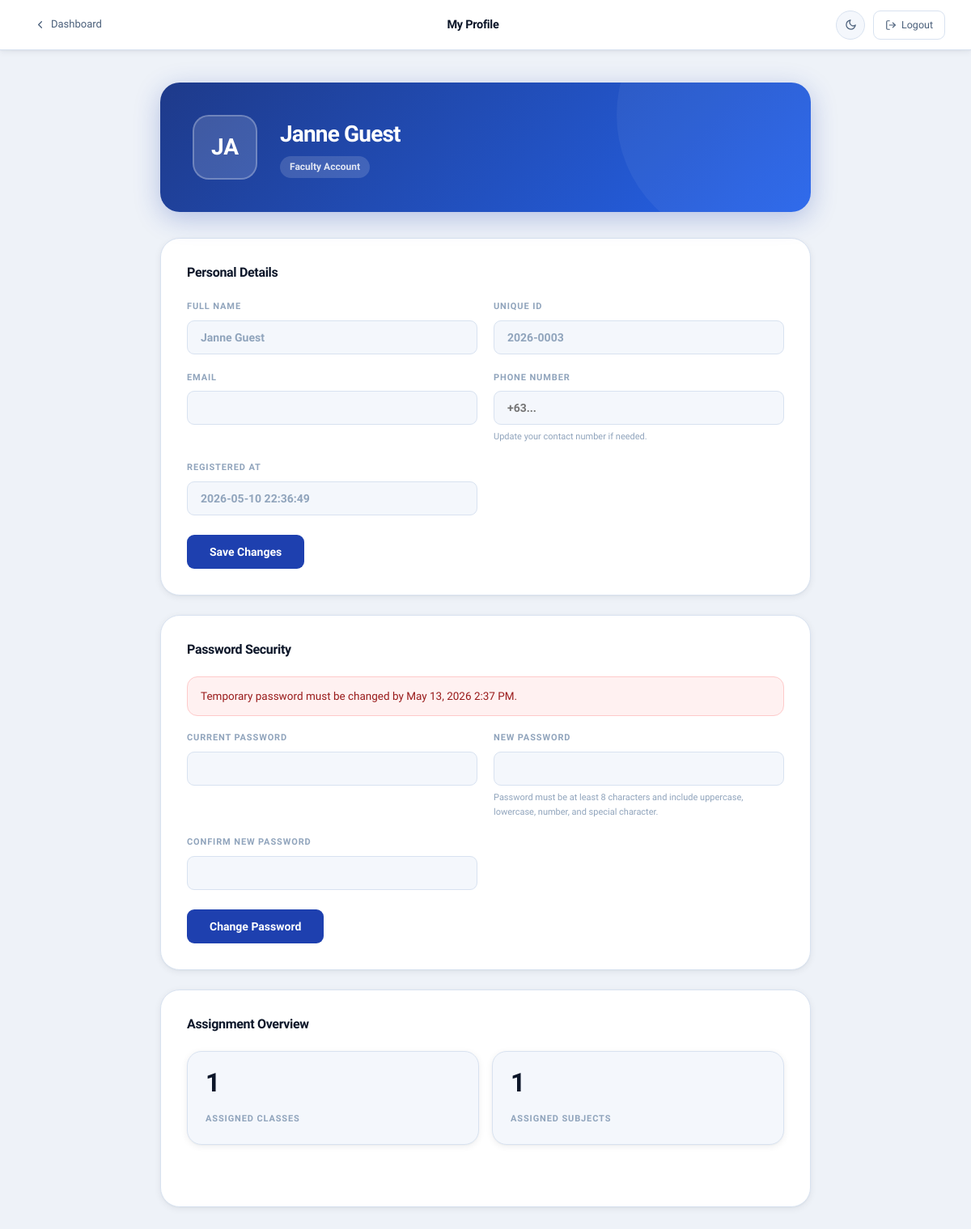
The app's page /role_faculty_profile.php?error=empty_fields (signed in) with its own data.
### tables this page shows
CREATE TABLE `users` (
  `id` int(10) UNSIGNED NOT NULL,
  `request_id` varchar(20) NOT NULL COMMENT 'Temp registration ID (REQ-XXXXXXXX), kept for audit trail',
  `authorized_person_id` varchar(36) DEFAULT NULL,
  `firstname` varchar(100) NOT NULL,
  `lastname` varchar(100) NOT NULL,
  `fullname` varchar(201) NOT NULL,
  `phonenumber` varchar(255) NOT NULL COMMENT 'Encrypted at application layer',
  `username` varchar(10) NOT NULL COMMENT 'Permanent ID — YY-XXXX format — set once on approval, NEVER updated',
  `email` varchar(255) NOT NULL COMMENT 'Encrypted at application layer',
  `password` varchar(255) DEFAULT NULL COMMENT 'bcrypt hash — NULL until approved',
  `role` enum('student','faculty','admin') NOT NULL,
  `status` enum('pending','active','disabled') NOT NULL DEFAULT 'pending',
  `activation_request` tinyint(1) NOT NULL DEFAULT 1,
  `registered_at` datetime NOT NULL DEFAULT current_timestamp(),
  `activated_at` datetime DEFAULT NULL COMMENT 'Set when admin approves the account',
  `must_change_password` tinyint(1) NOT NULL DEFAULT 0,
  `temp_password_expires_at` int(11) DEFAULT NULL,
  `disabled_reason` varchar(100) DEFAULT NULL,
  `disabled_at` datetime DEFAULT NULL,
  `otp` varchar(6) DEFAULT NULL,
  `otp_expiry` int(11) DEFAULT NULL,
  `disabled_by` varchar(100) DEFAULT NULL,
  `enabled_by` varchar(100) DEFAULT NULL,
  `enabled_at` datetime DEFAULT NULL,
  `password_changed_at` datetime DEFAULT NULL
);

### cryptograph_process.php (called while the page is built, shortened)
<?php
function decryptData($data) {
    $key = hash('sha256', SECRET_KEY);
    $iv = substr(hash('sha256', 'iv_secret'), 0, 16);
    return openssl_decrypt($data, 'AES-256-CBC', $key, 0, $iv);
}
?>

### auth_helpers.php (called while the page is built, shortened)
<?php
require_once __DIR__ . '/cryptograph_process.php';
function passwordPolicyMessage(): string
{
    return 'Password must be at least 8 characters and include uppercase, lowercase, number, and special character.';
}

### role_faculty_profile.php (the view, shortened to what this page needs)
<?php
require 'auth_helpers.php';
$username = $_SESSION['username'];
require_once __DIR__ . '/db.php';
$stmt = $pdo->prepare("SELECT * FROM users WHERE username = ? LIMIT 1");
$stmt->execute([$username]);
$currentUser = $stmt->fetch(PDO::FETCH_ASSOC);
$enrolledClasses = $pdo->prepare(
    "SELECT DISTINCT c.* FROM classes c
     INNER JOIN subjects s ON s.class_id = c.id
     WHERE s.faculty = ?"
);
$enrolledClasses->execute([$username]);
$enrolledClassList = $enrolledClasses->fetchAll(PDO::FETCH_ASSOC);
$subStmt = $pdo->prepare("SELECT COUNT(*) FROM subjects WHERE faculty = ?");
$subStmt->execute([$username]);
$subjectsCount = (int)$subStmt->fetchColumn();
$displayName        = $currentUser['display_name'] ?? $currentUser['fullname'] ?? $username;
$fullname           = $currentUser['fullname'] ?? '';
$email              = decryptData($currentUser['email'] ?? '');
$phone              = decryptData($currentUser['phonenumber'] ?? '');
$registeredAt       = $currentUser['registered_at'] ?? '-';
$initials           = strtoupper(substr($displayName, 0, 2));
$mustChangePassword = !empty($currentUser['must_change_password']);
$passwordDeadline   = !empty($currentUser['temp_password_expires_at'])
                      ? date('M j, Y g:i A', (int)$currentUser['temp_password_expires_at'])
                      : null;
?>
<!DOCTYPE html>
<html lang="en">
<head>
    <link rel="stylesheet" href="style.css">
</head>
<body>
<div class="page-wrapper">
    <header class="page-header">
        <a href="dashboard.php" class="page-header-back">
            <svg viewBox="0 0 24 24" fill="none" stroke="currentColor" stroke-width="2.5"><polyline points="15 18 9 12 15 6"/></svg>
            Dashboard
        </a>
        <span class="page-header-title">My Profile</span>
        <div class="header-actions">
            <button class="theme-toggle" aria-label="Toggle theme">
                <svg class="icon-moon" viewBox="0 0 24 24" fill="none" stroke="currentColor" stroke-width="2"><path d="M21 12.79A9 9 0 1 1 11.21 3 7 7 0 0 0 21 12.79z"/></svg>
            </button>
            <a href="logout.php" class="logout-btn">
                <svg viewBox="0 0 24 24" width="13" height="13" fill="none" stroke="currentColor" stroke-width="2" stroke-linecap="round" stroke-linejoin="round"><path d="M9 21H5a2 2 0 0 1-2-2V5a2 2 0 0 1 2-2h4"/><polyline points="16 17 21 12 16 7"/><line x1="21" y1="12" x2="9" y2="12"/></svg>
                Logout
            </a>
        </div>
    </header>
    <main class="page-content">
        <section class="profile-hero">
            <div class="profile-avatar-lg"><?= htmlspecialchars($initials) ?></div>
            <div class="profile-hero-text">
                <div class="profile-hero-name"><?= htmlspecialchars($displayName) ?></div>
                <div class="profile-hero-role">Faculty Account</div>
            </div>
        </section>
        <section class="profile-section">
            <h2 class="profile-section-title">Personal Details</h2>
            <form method="POST">
                <div class="form-grid">
                    <div class="form-field">
                        <label>Full Name</label>
                        <input type="text" value="<?= htmlspecialchars($fullname) ?>" disabled>
                    </div>
                    <div class="form-field">
                        <label>Unique ID</label>
                        <input type="text" value="<?= htmlspecialchars($username) ?>" disabled>
                    </div>
                    <div class="form-field">
                        <label>Email</label>
                        <input type="text" value="<?= htmlspecialchars($email) ?>" disabled>
                    </div>
                    <div class="form-field">
                        <label>Phone Number</label>
                        <input type="text" name="phonenumber" value="<?= htmlspecialchars($phone) ?>" placeholder="+63...">
                        <div class="field-hint">Update your contact number if needed.</div>
                    </div>
                    <div class="form-field">
                        <label>Registered At</label>
                        <input type="text" value="<?= htmlspecialchars($registeredAt) ?>" disabled>
                    </div>
                </div>
                <button type="submit" name="save_profile" class="save-btn">Save Changes</button>
            </form>
        </section>
        <section class="profile-section">
            <h2 class="profile-section-title">Password Security</h2>
            <?php if ($mustChangePassword && $passwordDeadline): ?>
                <div class="alert alert-error">Temporary password must be changed by <?= htmlspecialchars($passwordDeadline) ?>.</div>
            <?php endif; ?>
            <form method="POST">
                <div class="form-grid">
                    <div class="form-field">
                        <label>Current Password</label>
                        <input type="password" name="current_password" required>
                    </div>
                    <div class="form-field">
                        <label>New Password</label>
                        <input type="password" name="new_password" required>
                        <div class="field-hint"><?= htmlspecialchars(passwordPolicyMessage()) ?></div>
                    </div>
                    <div class="form-field">
                        <label>Confirm New Password</label>
                        <input type="password" name="confirm_password" required>
                    </div>
                </div>
                <button type="submit" name="change_password" class="save-btn">Change Password</button>
            </form>
        </section>
        <section class="profile-section">
            <h2 class="profile-section-title">Assignment Overview</h2>
            <div class="stats-grid">
                <div class="stat-card">
                    <div class="stat-value"><?= count($enrolledClassList) ?></div>
                    <div class="stat-label">Assigned Classes</div>
                </div>
                <div class="stat-card">
                    <div class="stat-value"><?= $subjectsCount ?></div>
                    <div class="stat-label">Assigned Subjects</div>
                </div>
            </div>
        </section>
    </main>
</div>
</body>
</html>

### role_faculty_profile.php (style rules this page uses)
.page-content { max-width: 860px; padding: 40px 28px; }
.profile-hero { background: linear-gradient(135deg, #1e3a8a 0%, #2563eb 100%); border-radius: var(--radius-xl); padding: 40px; display: flex; align-items: center; gap: 28px; margin-bottom: 32px; position: relative; overflow: hidden; box-shadow: 0 8px 32px rgba(30,64,175,0.28); }
.profile-hero::after { content: ''; position: absolute; width: 320px; height: 320px; border-radius: 50%; background: rgba(255,255,255,0.05); top: -120px; right: -80px; }
.profile-avatar-lg { width: 80px; height: 80px; border-radius: 20px; background: rgba(255,255,255,0.15); border: 2px solid rgba(255,255,255,0.25); display: flex; align-items: center; justify-content: center; font-size: 28px; font-weight: 800; color: #fff; flex-shrink: 0; font-family: 'Sora', sans-serif; position: relative; z-index: 1; }
.profile-hero-text { position: relative; z-index: 1; }
.profile-hero-name { font-family: 'Sora', sans-serif; font-size: 28px; font-weight: 800; color: #fff; letter-spacing: -0.03em; margin-bottom: 4px; }
.profile-hero-role { display: inline-flex; align-items: center; gap: 6px; background: rgba(255,255,255,0.15); border-radius: 999px; padding: 4px 12px; font-size: 12px; font-weight: 700; color: rgba(255,255,255,0.85); }
.profile-section { background: var(--surface); border: 1.5px solid var(--border); border-radius: var(--radius-xl); padding: 32px; margin-bottom: 24px; box-shadow: var(--shadow-sm); }
.profile-section-title { font-family: 'Sora', sans-serif; font-size: 16px; font-weight: 800; letter-spacing: -0.02em; color: var(--text-primary); margin-bottom: 24px; }
.form-grid { display: grid; grid-template-columns: 1fr 1fr; gap: 20px; }
.form-field label { display: block; font-size: 11px; font-weight: 800; text-transform: uppercase; letter-spacing: 0.08em; color: var(--text-muted); margin-bottom: 8px; }
.form-field input { width: 100%; padding: 12px 16px; background: var(--surface-2); border: 1.5px solid var(--border); border-radius: var(--radius-sm); font-family: 'Sora', sans-serif; font-size: 14px; font-weight: 600; color: var(--text-primary); outline: none; transition: border-color 0.18s; box-sizing: border-box; }
.form-field input:disabled { color: var(--text-muted); cursor: not-allowed; }
.field-hint { font-size: 11px; color: var(--text-muted); margin-top: 6px; }
.save-btn { margin-top: 24px; display: inline-flex; align-items: center; gap: 8px; padding: 13px 28px; background: var(--accent); color: #fff; border: none; border-radius: var(--radius-sm); font-family: 'Sora', sans-serif; font-size: 14px; font-weight: 700; cursor: pointer; transition: background 0.18s; }
.stats-grid { display: grid; grid-template-columns: repeat(2, minmax(0, 1fr)); gap: 16px; }
.stat-card { background: var(--surface-2); border: 1.5px solid var(--border); border-radius: var(--radius-lg); padding: 22px; }
.stat-value { font-size: 32px; font-weight: 800; color: var(--text-primary); font-family: 'Sora', sans-serif; line-height: 1; }
.stat-label { font-size: 11px; font-weight: 700; text-transform: uppercase; letter-spacing: 0.08em; color: var(--text-muted); margin-top: 6px; }

### records on screen
users: fullname "JA", fullname "Janne Guest", registered_at "2026-05-10 22:36:49", temp_password_expires_at "May 13, 2026 2:37 PM"

### other values on screen
passwordPolicyMessage() "Password must be at least 8 characters and include uppercase, lowercase, number, and special character."
count($enrolledClassList) "1"
$subjectsCount "1"
